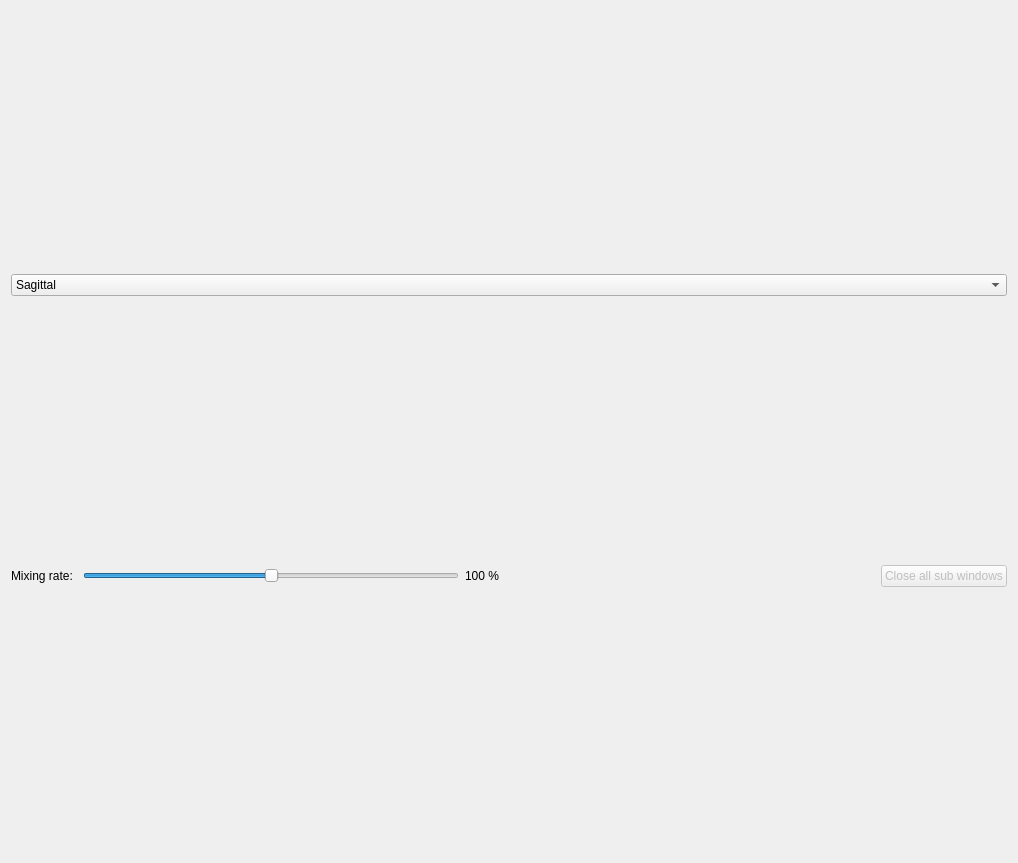
<?xml version="1.0" encoding="UTF-8"?>
<ui version="4.0">
 <class>Form</class>
 <widget class="QWidget" name="Form">
  <property name="enabled">
   <bool>true</bool>
  </property>
  <property name="geometry">
   <rect>
    <x>0</x>
    <y>0</y>
    <width>1018</width>
    <height>863</height>
   </rect>
  </property>
  <property name="windowTitle">
   <string>Compare</string>
  </property>
  <layout class="QVBoxLayout" name="verticalLayout">
   <item>
    <layout class="QGridLayout" name="gridLayout" rowstretch="0">
     <property name="sizeConstraint">
      <enum>QLayout::SetNoConstraint</enum>
     </property>
     <item row="0" column="0">
      <widget class="QComboBox" name="comboBox">
       <property name="enabled">
        <bool>true</bool>
       </property>
       <property name="currentIndex">
        <number>2</number>
       </property>
       <item>
        <property name="text">
         <string>Axial</string>
        </property>
       </item>
       <item>
        <property name="text">
         <string>Coronal</string>
        </property>
       </item>
       <item>
        <property name="text">
         <string>Sagittal</string>
        </property>
       </item>
      </widget>
     </item>
    </layout>
   </item>
   <item>
    <layout class="QHBoxLayout" name="horizontalLayout">
     <item>
      <widget class="QLabel" name="mixrateLabel">
       <property name="sizePolicy">
        <sizepolicy hsizetype="Fixed" vsizetype="Fixed">
         <horstretch>0</horstretch>
         <verstretch>0</verstretch>
        </sizepolicy>
       </property>
       <property name="text">
        <string>Mixing rate: </string>
       </property>
      </widget>
     </item>
     <item>
      <widget class="QSlider" name="mixingSlider">
       <property name="sizePolicy">
        <sizepolicy hsizetype="Expanding" vsizetype="Fixed">
         <horstretch>0</horstretch>
         <verstretch>0</verstretch>
        </sizepolicy>
       </property>
       <property name="maximum">
        <number>100</number>
       </property>
       <property name="sliderPosition">
        <number>50</number>
       </property>
       <property name="orientation">
        <enum>Qt::Horizontal</enum>
       </property>
      </widget>
     </item>
     <item>
      <widget class="QLabel" name="mixRate">
       <property name="sizePolicy">
        <sizepolicy hsizetype="Fixed" vsizetype="Fixed">
         <horstretch>0</horstretch>
         <verstretch>0</verstretch>
        </sizepolicy>
       </property>
       <property name="text">
        <string>100 %</string>
       </property>
      </widget>
     </item>
     <item>
      <spacer name="horizontalSpacer">
       <property name="orientation">
        <enum>Qt::Horizontal</enum>
       </property>
       <property name="sizeHint" stdset="0">
        <size>
         <width>40</width>
         <height>20</height>
        </size>
       </property>
      </spacer>
     </item>
     <item>
      <widget class="QPushButton" name="closeChildBtn">
       <property name="enabled">
        <bool>false</bool>
       </property>
       <property name="text">
        <string>Close all sub windows</string>
       </property>
      </widget>
     </item>
    </layout>
   </item>
  </layout>
 </widget>
 <resources/>
 <connections/>
</ui>
